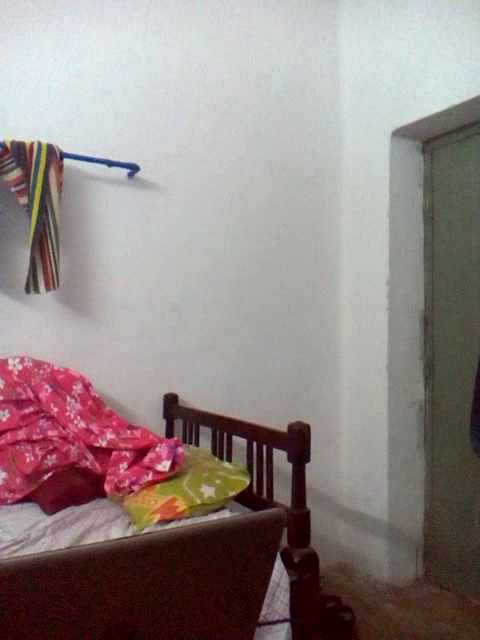
#> input picture frame 20 of Resources/fourth.mp4, 480 x 640 px, given in place of first.mp4, which was not available
$ python example.py
#> lines starting #> are read from the running program, lines starting #| are printed output that depends on the picture
import numpy as np
import cv2

cap1 = cv2.VideoCapture('first.mp4')
cap2 = cv2.VideoCapture('second.mp4')
cap3 = cv2.VideoCapture('third.mp4')
cap4 = cv2.VideoCapture('fourth.mp4')

while(True):
    # Capture frame-by-frame
    ret1, frame1 = cap1.read()
#> frame1 is the input picture: shape (640, 480, 3); mean B, G, R 132.6, 134.7, 146.5
    ret2, frame2 = cap2.read()
    ret3, frame3 = cap3.read()
    ret4, frame4 = cap4.read()


    # Our operations on the frame come here
    gray1 = cv2.cvtColor(frame1, cv2.COLOR_BGR2GRAY)
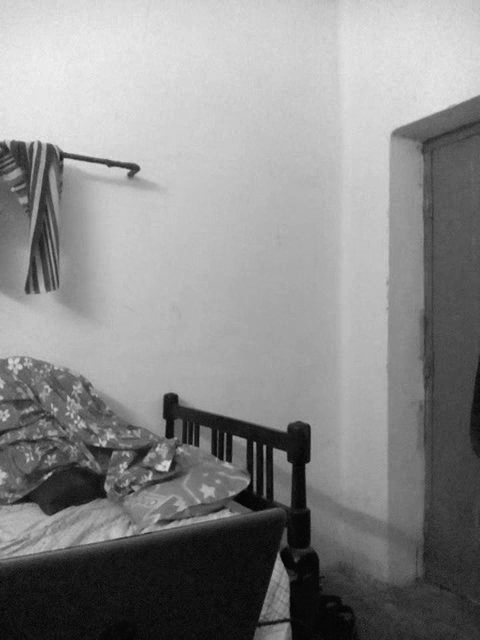
#> gray1: shape (640, 480); min 2, max 242, mean 137.9
    gray2 = cv2.cvtColor(frame2, cv2.COLOR_BGR2GRAY)
    gray3 = cv2.cvtColor(frame3, cv2.COLOR_BGR2GRAY)
    gray4 = cv2.cvtColor(frame4, cv2.COLOR_BGR2GRAY)

    # Display the resulting frame
    cv2.imshow('frame1',gray1)
    cv2.imshow('frame2',gray2)
    cv2.imshow('frame3',gray3)
    cv2.imshow('frame4',gray4)
    if cv2.waitKey(1) & 0xFF == ord('q'):
#> (key q is pressed here)
        break

# When everything done, release the capture
#> (the run stopped early here; a loop or call above may not have finished)

$ run again, starting later in the video
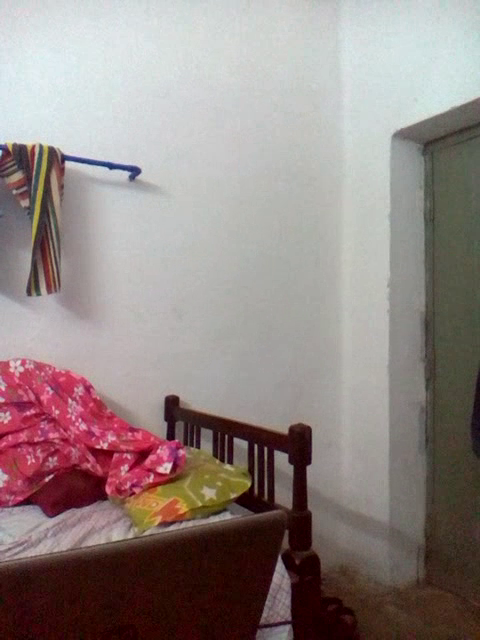
#> input picture frame 167 of Resources/fourth.mp4, 480 x 640 px, given in place of first.mp4, which was not available
#> frame1 is the input picture: shape (640, 480, 3); mean B, G, R 132, 134.3, 147
#> `gray1 = cv2.cvtColor(frame1, cv2.COLOR_BGR2GRAY)`:
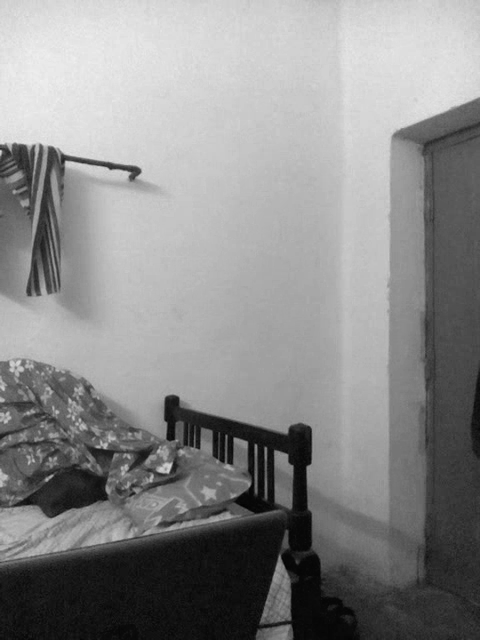
#> gray1: shape (640, 480); min 1, max 241, mean 137.8
